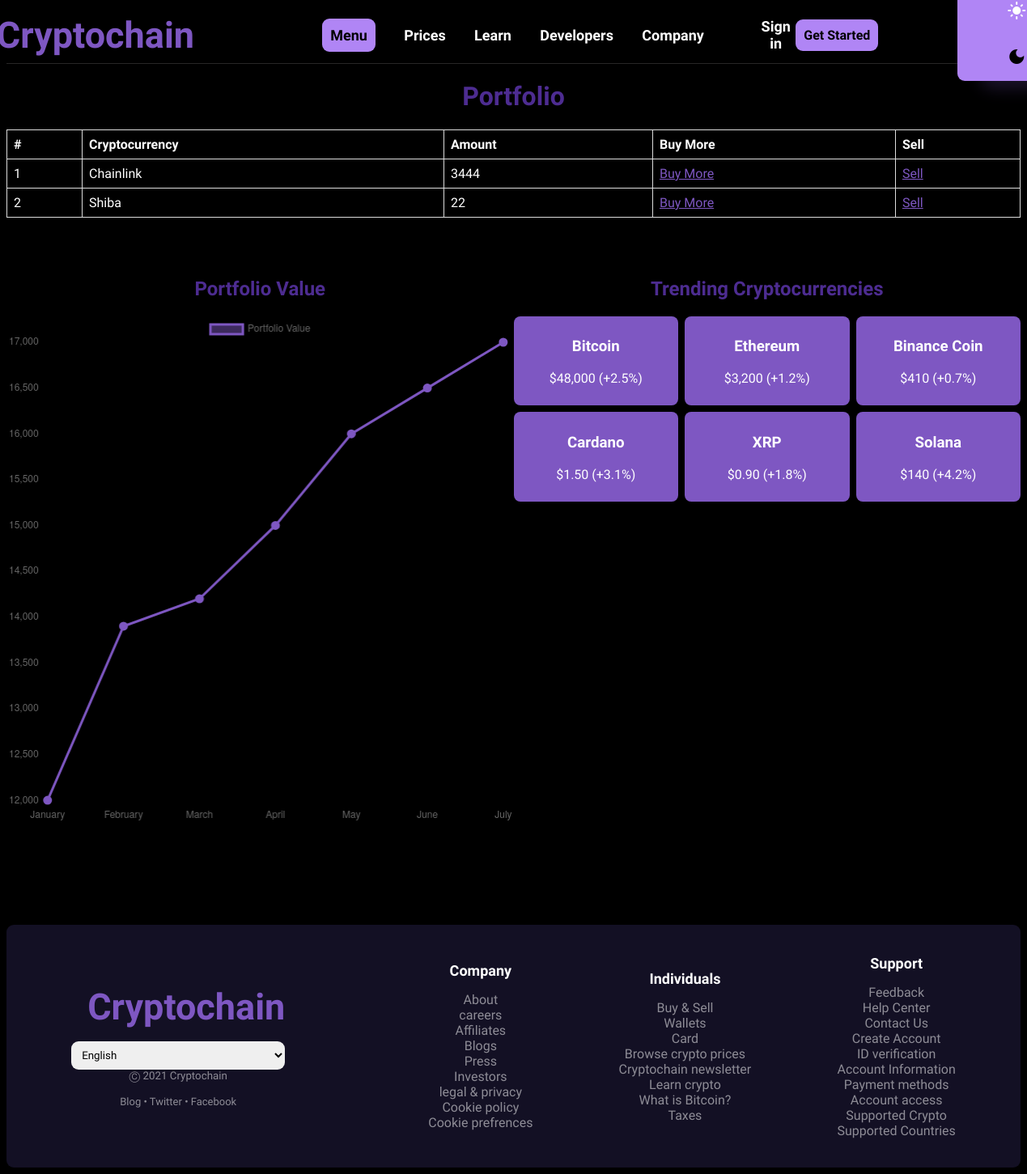
/index_dark/, run on an earlier commit of the app's database.
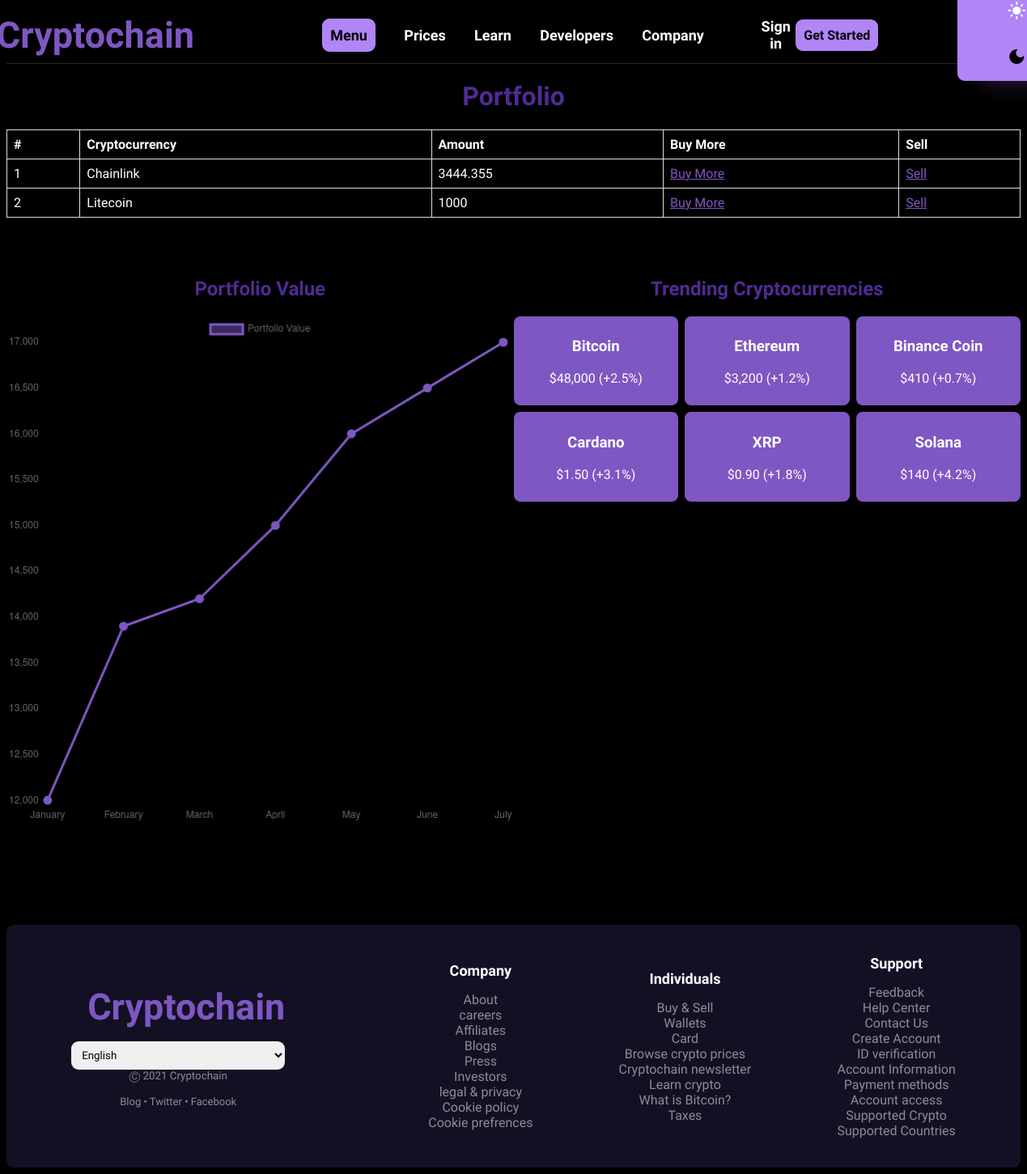
And on a later commit of the database.
### members/models.py (models this page shows)
class Members(models.Model):
  Cryptocurrency = models.CharField(max_length=255)
  Amount = models.CharField(max_length=255)

### members/views.py (the view)
# urls.py: path("index_dark/", views.index_dark, name="index_dark"),
def index_dark(request):
    member = Members.objects.all().values()
    template = loader.get_template("index-dark.html")
    context = {
        "member": member
    }
    return HttpResponse(template.render(context, request))

### members/templates/index-dark.html (shortened to what the changed rows need)
<!DOCTYPE html>
<html>
    <head>
        {% load static %}
        <link rel="stylesheet" href="{% static 'main-dark.css' %}">
    </head>
    <center>
    <body style="background-color: black;">
            <h1 style="font-family: 'Varela Round', sans-serif; color: #4d2c91;"> Portfolio </h1>
            <table style="border-collapse: collapse; width: 100%; font-family: 'Varela Round', sans-serif;">
                <thead>
                    <tr>
                        <th style="border: 1px solid #dddddd; text-align: left; padding: 8px; color: white;">#</th>
                        <th style="border: 1px solid #dddddd; text-align: left; padding: 8px; color: white;">Cryptocurrency</th>
                        <th style="border: 1px solid #dddddd; text-align: left; padding: 8px; color: white;">Amount</th>
                        <th style="border: 1px solid #dddddd; text-align: left; padding: 8px; color: white;">Buy More</th>
                        <th style="border: 1px solid #dddddd; text-align: left; padding: 8px; color: white;">Sell</th>
                    </tr>
                </thead>
                <tbody>
                    {% for x in member %}
                    <tr>
                        <td style="border: 1px solid #dddddd; text-align: left; padding: 8px;color: white;">{{ forloop.counter }}</td>
                        <td style="border: 1px solid #dddddd; text-align: left; padding: 8px; color: white;">{{x.Cryptocurrency}}</td>
                        <td style="border: 1px solid #dddddd; text-align: left; padding: 8px; color: white;">{{x.Amount}}</td>
                        <td style="border: 1px solid #dddddd; text-align:left;padding:8px;"><a href="update/{{ x.id }}" style="color:#7e57c2">Buy More</a></td>
                        <td style="border: 1px solid #dddddd;text-align:left;padding:8px;"><a href="delete1/{{ x.id }}" style="color:#7e57c2">Sell</a></td>
                    </tr>
                    {% endfor %}
                </tbody>
            </table>
            <br> <br> <br>
            <div style="display: flex;">
                <div style="flex: 1;">
                    <h2 style="font-family:'Varela Round', sans-serif;color:#4d2c91;">Portfolio Value</h2>
                </div>
                <div style="flex: 1;">
                    <h2 style="font-family:'Varela Round', sans-serif;color:#4d2c91;">Trending Cryptocurrencies</h2>
                </div>
            </div>
            <br>
            <script>
                var ctx = document.getElementById('myChart').getContext('2d');
                var gradient = ctx.createLinearGradient(0, 0, 0, 400);
                gradient.addColorStop(0, 'rgba(126, 87, 194, 0.5)');
                gradient.addColorStop(1, 'rgba(126, 87, 194, 0)');
                var myChart = new Chart(ctx, {
                    type: 'line',
                    data: {
                        labels: ['January', 'February', 'March', 'April', 'May', 'June', 'July'],
                        datasets: [{
                            label: 'Portfolio Value',
                            data: [12000, 13900, 14200, 15000, 16000, 16500, 17000],
                            backgroundColor: gradient,
                            borderColor:'#7e57c2',
                            borderWidth: 3,
                            pointBackgroundColor:'#7e57c2'
                        }]
                    },
                    options: {
                        scales:{
                            yAxes:[{
                                ticks:{
                                    beginAtZero:true
                                }
                            }]
                        },
                        elements:{
                            point:{
                                radius:4
                            }
                        },
                        legend:{
                            display:false
                        }
                    }
                });
            </script>
        <br> <br> <br> <br> <br> <br>
    </body>
</center>
</html>

What changed in the data, as far as the page shows it:
removed Members: Cryptocurrency "Shiba", Amount "22"
changed Members "Chainlink": Amount "3444" → "3444.355"
added Members: Cryptocurrency "Litecoin", Amount "1000"
